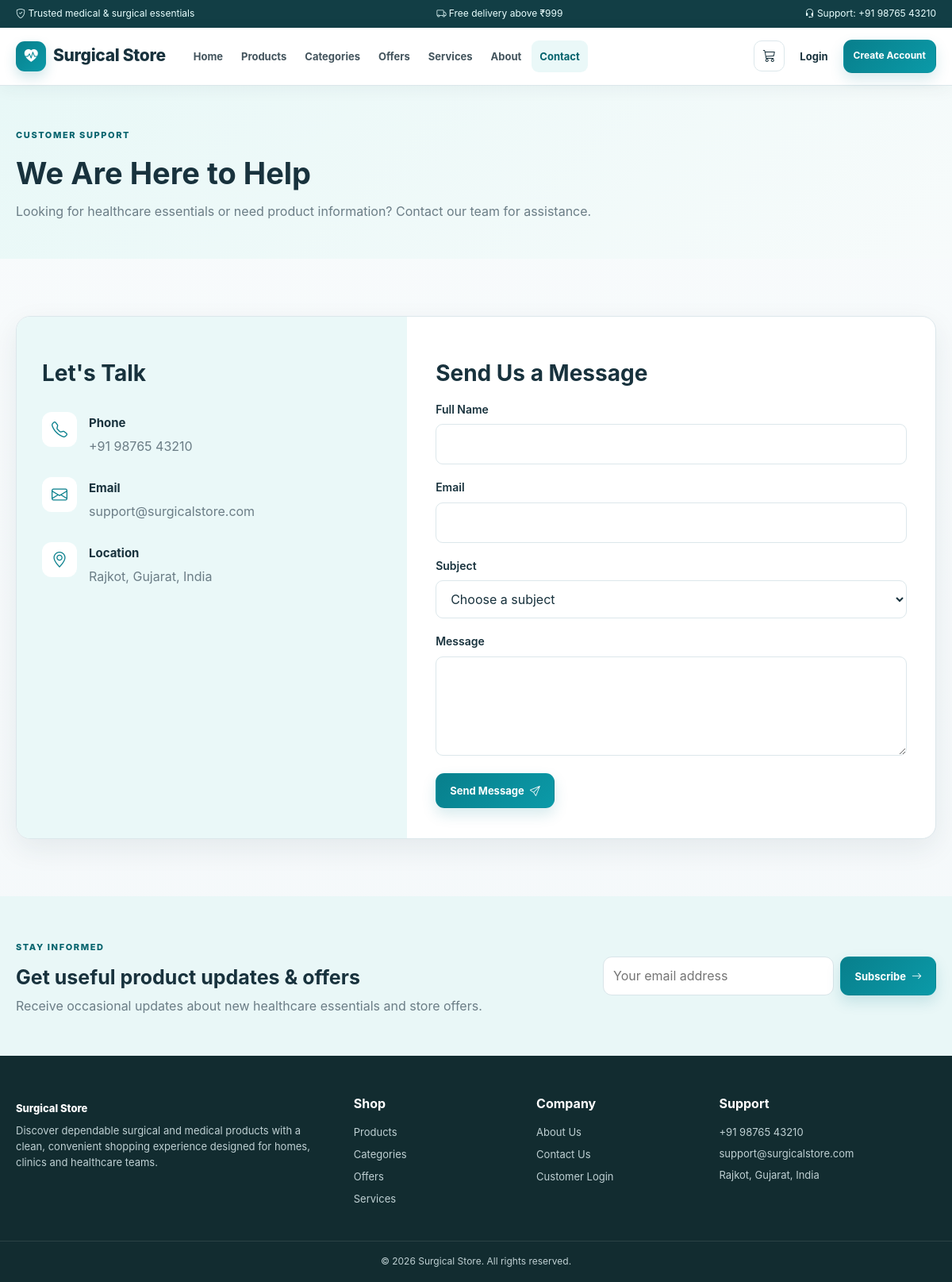
The page /contact.php on the database its author committed.
### tables this page shows
CREATE TABLE site_settings (
  setting_id INT AUTO_INCREMENT PRIMARY KEY,
  setting_key VARCHAR(100) NOT NULL UNIQUE,
  setting_value TEXT NOT NULL,
  updated_at TIMESTAMP DEFAULT CURRENT_TIMESTAMP ON UPDATE CURRENT_TIMESTAMP
);

### includes/db.php (called while the page is built, shortened)
<?php
require_once __DIR__ . '/../db_config.php';
mysqli_set_charset($con, 'utf8mb4');
function h($v) {
return htmlspecialchars((string)($v ?? ''), ENT_QUOTES, 'UTF-8');
}
function setting($key,$default='') {
global $con;
$key=mysqli_real_escape_string($con,$key);
$r=mysqli_query($con,"SELECT setting_value FROM site_settings WHERE setting_key='$key' LIMIT 1");
$row=$r?mysqli_fetch_assoc($r):null;
return $row ? $row['setting_value'] : $default;
}
?>

### contact.php (the view, shortened to what this page needs)
<?php
require 'layout.php';
guestStart('Contact Us','contact');
?>
<section class="page-banner">
<div class="container">
<span class="eyebrow">CUSTOMER SUPPORT</span>
<h1>
<?=
h(setting('contact_title'))
?>
</h1>
<p>
<?=
h(setting('contact_description'))
?>
</p>
</div>
</section>
<section class="section">
<div class="container contact-wrapper">
<div class="contact-info">
<h2>Let's Talk</h2>
<div class="contact-detail">
<i class="bi bi-telephone">
</i>
<div>
<h3>Phone</h3>
<p>
<?=
h(setting('phone'))
?>
</p>
</div>
</div>
<div class="contact-detail">
<i class="bi bi-envelope">
</i>
<div>
<h3>Email</h3>
<p>
<?=
h(setting('email'))
?>
</p>
</div>
</div>
<div class="contact-detail">
<i class="bi bi-geo-alt">
</i>
<div>
<h3>Location</h3>
<p>
<?=
h(setting('address'))
?>
</p>
</div>
</div>
</div>
<div class="contact-form-area">
<h2>Send Us a Message</h2>
<form method="post" data-validate novalidate>
<div class="form-group">
<label>Full Name</label>
<input name="name" data-validation="required alpha min max" data-min="2" data-max="50" required>
</div>
<div class="form-group">
<label>Email</label>
<input type="email" name="email" data-validation="required email" required>
</div>
<div class="form-group">
<label>Subject</label>
<select name="subject" data-validation="required" required>
<option value="">Choose a subject</option>
</select>
</div>
<div class="form-group">
<label>Message</label>
<textarea name="message" data-validation="required min max" data-min="10" data-max="500" rows="4" required>
</textarea>
</div>
<button class="btn primary">Send Message <i class="bi bi-send">
</i>
</button>
</form>
</div>
</div>
</section>
<?php
guestEnd();
?>

### layout.php (shortened to what this page needs)
<?php
require_once __DIR__ . '/includes/db.php';
function guestStart($pageTitle='Surgical Store',$activePage='')  {
$store=setting('store_name','Surgical Store');
?>
<!DOCTYPE html>
<html lang="en">
<head>
<link rel="stylesheet" href="/SurgicalStore/css/style.css">
<link rel="stylesheet" href="https://cdn.jsdelivr.net/npm/bootstrap-icons@1.11.3/font/bootstrap-icons.min.css">
</head>
<body>
<div class="announcement">
<div class="container announcement-inner">
<span>
<i class="bi bi-shield-check">
</i>
<?=
h(setting('announcement_one'))
?>
</span>
<span>
<i class="bi bi-truck">
</i>
<?=
h(setting('announcement_two'))
?>
</span>
<span>
<i class="bi bi-headset">
</i>
<?=
h(setting('announcement_three'))
?>
</span>
</div>
</div>
<header class="site-header">
<div class="container nav-wrap">
<a class="logo" href="index.php">
<span class="logo-icon">
<i class="bi bi-heart-pulse-fill">
</i>
</span>
<span>
<?=
h($store)
?>
</span>
</a>
<nav id="mainNav">
<a class="
<?=
$activePage==='home'?'active':''
?>
" href="index.php">Home</a>
<a class="
<?=
$activePage==='products'?'active':''
?>
" href="products.php">Products</a>
<a class="
<?=
$activePage==='categories'?'active':''
?>
" href="categories.php">Categories</a>
<a class="
<?=
$activePage==='offers'?'active':''
?>
" href="offers.php">Offers</a>
<a class="
<?=
$activePage==='services'?'active':''
?>
" href="services.php">Services</a>
<a class="
<?=
$activePage==='about'?'active':''
?>
" href="about.php">About</a>
<a class="
<?=
$activePage==='contact'?'active':''
?>
" href="contact.php">Contact</a>
</nav>
<div class="nav-actions">
<a class="nav-icon" href="User/cart.php">
<i class="bi bi-cart3">
</i>
</a>
<a class="login-link" href="User/login.php">Login</a>
<a class="btn primary small" href="User/register.php">Create Account</a>
</div>
</div>
</header>
<main>
<?php
}
function guestEnd()  {
?>
<section class="newsletter">
<div class="container newsletter-inner">
<div>
<span class="eyebrow">STAY INFORMED</span>
<h2>Get useful product updates & offers</h2>
<p>Receive occasional updates about new healthcare essentials and store offers.</p>
</div>
<form method="post" action="User/newsletter.php" class="newsletter-form" data-validate novalidate>
<input type="email" name="newsletter_email" data-validation="required email" placeholder="Your email address" required>
<button class="btn primary">Subscribe <i class="bi bi-arrow-right">
</i>
</button>
</form>
</div>
</section>
<footer class="footer">
<div class="container footer-grid">
<div>
<a class="footer-brand" href="index.php">
<?=
h(setting('store_name','Surgical Store'))
?>
</a>
<p>
<?=
h(setting('hero_description'))
?>
</p>
</div>
<div>
<h4>Shop</h4>
<a href="products.php">Products</a>
<a href="categories.php">Categories</a>
<a href="offers.php">Offers</a>
<a href="services.php">Services</a>
</div>
<div>
<h4>Company</h4>
<a href="about.php">About Us</a>
<a href="contact.php">Contact Us</a>
<a href="User/login.php">Customer Login</a>
</div>
<div>
<h4>Support</h4>
<p>
<?=
h(setting('phone'))
?>
</p>
<p>
<?=
h(setting('email'))
?>
</p>
<p>
<?=
h(setting('address'))
?>
</p>
</div>
</div>
<div class="copyright">©
<?=
date('Y')
?>
<?=
h(setting('store_name','Surgical Store'))
?>
. All rights reserved.</div>
</footer>
</body>
</html>
<?php
}
?>

### rows shown on the page
site_settings: setting_value "Trusted medical & surgical essentials"
site_settings: setting_value "Free delivery above ₹999"
site_settings: setting_value "Support: +91 98765 43210"
site_settings: setting_value "Surgical Store"
site_settings: setting_value "We Are Here to Help"
site_settings: setting_value "Looking for healthcare essentials or need product information? Contact our team for assistance."
site_settings: setting_value "+91 98765 43210"
site_settings: setting_value "support@surgicalstore.com"
site_settings: setting_value "Rajkot, Gujarat, India"
site_settings: setting_value "Discover dependable surgical and medical products with a clean, convenient shopping experience designed for homes, clinics and healthcare teams."
